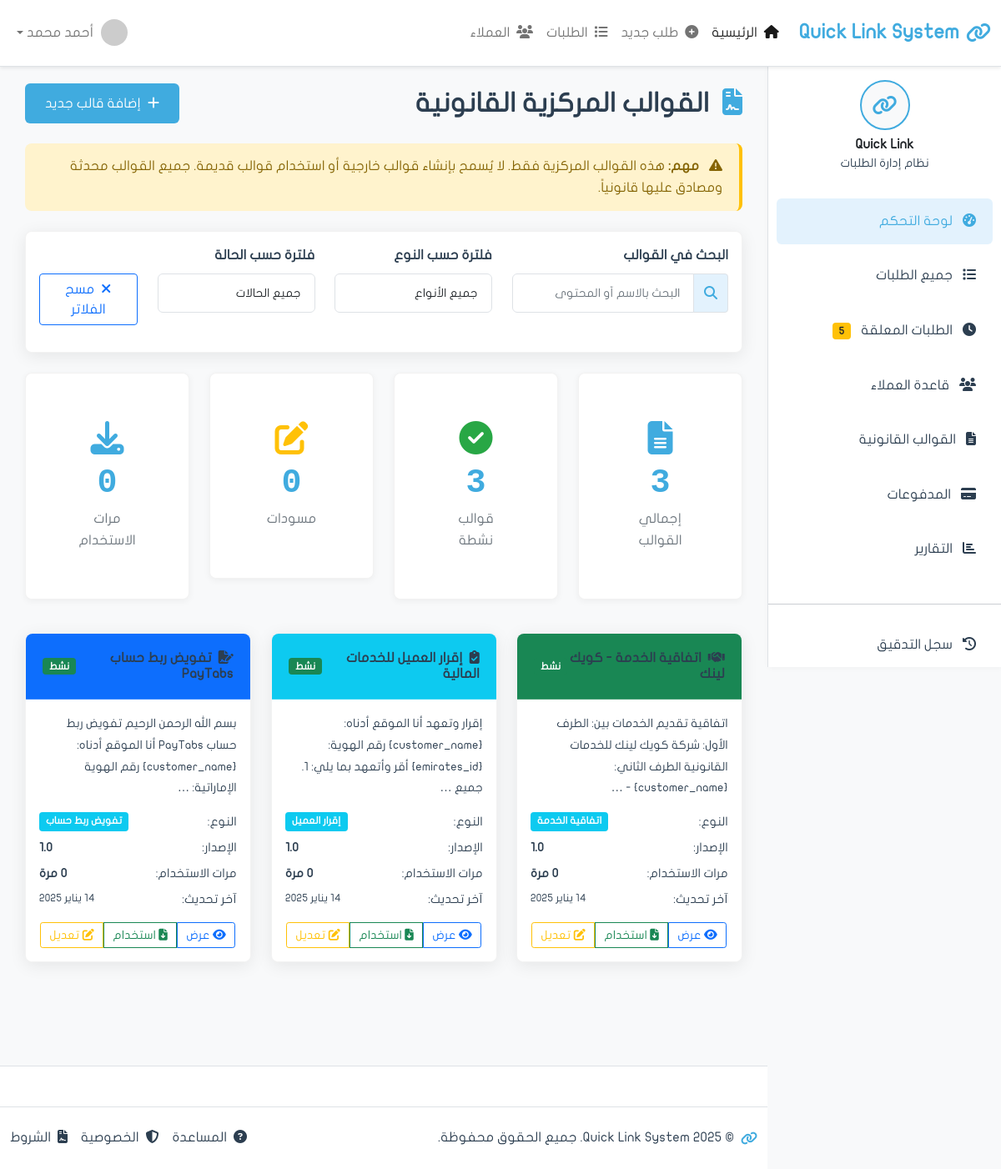
The page /templates/ on the database as committed earlier.
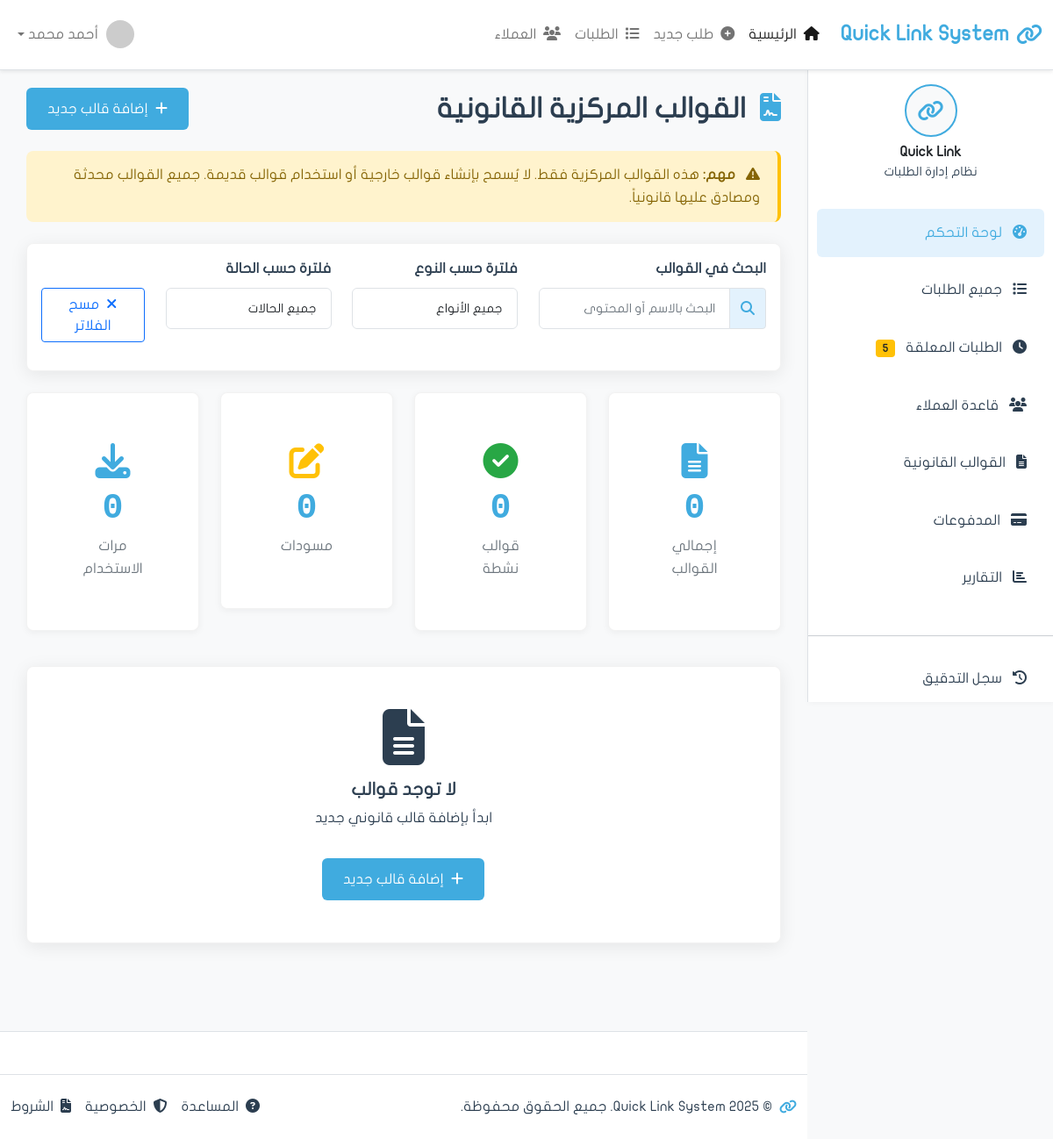
The same page on the database as committed later.
### apps/requests/models.py (models this page shows, shortened)
class Template(models.Model):
    name = models.CharField('اسم القالب', max_length=200)
    name_english = models.CharField('الاسم بالإنجليزية', max_length=200, blank=True)
    code = models.CharField('الرمز', max_length=50, unique=True, editable=False)
    content_arabic = models.TextField('المحتوى بالعربية')
    content_english = models.TextField('المحتوى بالإنجليزية', blank=True)
    version = models.CharField('الإصدار', max_length=20, default='1.0')
    template_type = models.CharField('نوع القالب', max_length=100, choices=[
        ('authorization', 'تفويض ربط حساب'),
        ('service_agreement', 'اتفاقية الخدمة'),
        ('financial_contract', 'عقد الخدمات المالية'),
        ('customer_declaration', 'إقرار العميل'),
        ('privacy_policy', 'سياسة الخصوصية'),
        ('disclaimer', 'إخلاء المسؤولية'),
    ])
    is_active = models.BooleanField('نشط', default=True)
    is_published = models.BooleanField('منشور', default=False)
    requires_admin_approval = models.BooleanField('يحتاج موافقة المشرف', default=True)
    file = models.FileField('ملف القالب', upload_to='templates/', blank=True)
    usage_count = models.IntegerField('عدد الاستخدامات', default=0)
    created_at = models.DateTimeField('تاريخ الإنشاء', auto_now_add=True)
    updated_at = models.DateTimeField('آخر تحديث', auto_now=True)
    created_by = models.ForeignKey('auth.User', on_delete=models.SET_NULL, null=True)
    class Meta:
        verbose_name = 'قالب'
        verbose_name_plural = 'القوالب'
        ordering = ['-created_at']

### apps/requests/views.py (the view, shortened to what this page needs)
# urls.py: path('templates/', views.templates_list, name='templates_list'),
def templates_list(request):
    from django.db.models import Count
    type_filter = request.GET.get('type')
    status_filter = request.GET.get('status')
    templates = Template.objects.all()
    if type_filter and type_filter != 'all':
        templates = templates.filter(template_type=type_filter)
    templates = templates.order_by('-updated_at')
    total_templates = Template.objects.count()
    active_templates = Template.objects.filter(is_active=True, is_published=True).count()
    draft_templates = Template.objects.filter(is_published=False).count()
    total_usage = sum(t.usage_count for t in Template.objects.all())
    context = {
        'page_title': 'القوالب القانونية',
        'templates': templates,
        'total_templates': total_templates,
        'active_templates': active_templates,
        'draft_templates': draft_templates,
        'total_usage': total_usage,
    }
    return render(request, 'requests/templates_list.html', context)

### apps/requests/templates/requests/templates_list.html (shortened to what this page needs)
{% extends 'base.html' %}
{% load static %}
{% block content %}
            <div class="d-flex justify-content-between align-items-center mb-4">
                <h2 class="mb-0">
                    <i class="fas fa-file-contract me-2 text-primary"></i>
                    القوالب المركزية القانونية
                </h2>
                <a href="{% url 'requests:template_create' %}" class="btn btn-primary">
                    <i class="fas fa-plus me-1"></i>
                    إضافة قالب جديد
                </a>
            </div>
            <div class="alert alert-warning mb-4">
                <i class="fas fa-exclamation-triangle me-2"></i>
                <strong>مهم:</strong> هذه القوالب المركزية فقط. لا يُسمح بإنشاء قوالب خارجية أو استخدام قوالب قديمة. جميع القوالب محدثة ومصادق عليها قانونياً.
            </div>
            <div class="card shadow-custom mb-4">
                <div class="card-body">
                    <div class="row">
                        <div class="col-md-4 mb-3">
                            <label class="form-label">البحث في القوالب</label>
                            <div class="input-group">
                                <span class="input-group-text">
                                    <i class="fas fa-search"></i>
                                </span>
                                <input type="text" class="form-control" placeholder="البحث بالاسم أو المحتوى" id="templateSearchInput">
                            </div>
                        </div>
                        <div class="col-md-3 mb-3">
                            <label class="form-label">فلترة حسب النوع</label>
                            <select class="form-control" id="typeFilter">
                                <option value="all">جميع الأنواع</option>
                            </select>
                        </div>
                        <div class="col-md-3 mb-3">
                            <label class="form-label">فلترة حسب الحالة</label>
                            <select class="form-control" id="statusFilter">
                                <option value="all">جميع الحالات</option>
                            </select>
                        </div>
                        <div class="col-md-2 mb-3">
                            <label class="form-label">&nbsp;</label>
                            <div class="d-grid">
                                <button class="btn btn-outline-primary" onclick="clearTemplateFilters()">
                                    <i class="fas fa-times me-1"></i>
                                    مسح الفلاتر
                                </button>
                            </div>
                        </div>
                    </div>
                </div>
            </div>
            <div class="row mb-4">
                <div class="col-xl-3 col-md-6 mb-3">
                    <div class="card stats-card">
                        <div class="card-body text-center">
                            <i class="fas fa-file-alt icon-large text-primary"></i>
                            <div class="stats-number">{{ total_templates|default:0 }}</div>
                            <div class="stats-label">إجمالي القوالب</div>
                        </div>
                    </div>
                </div>
                <div class="col-xl-3 col-md-6 mb-3">
                    <div class="card stats-card">
                        <div class="card-body text-center">
                            <i class="fas fa-check-circle icon-large text-success"></i>
                            <div class="stats-number">{{ active_templates|default:0 }}</div>
                            <div class="stats-label">قوالب نشطة</div>
                        </div>
                    </div>
                </div>
                <div class="col-xl-3 col-md-6 mb-3">
                    <div class="card stats-card">
                        <div class="card-body text-center">
                            <i class="fas fa-edit icon-large text-warning"></i>
                            <div class="stats-number">{{ draft_templates|default:0 }}</div>
                            <div class="stats-label">مسودات</div>
                        </div>
                    </div>
                </div>
                <div class="col-xl-3 col-md-6 mb-3">
                    <div class="card stats-card">
                        <div class="card-body text-center">
                            <i class="fas fa-download icon-large text-info"></i>
                            <div class="stats-number">{{ total_usage|default:0 }}</div>
                            <div class="stats-label">مرات الاستخدام</div>
                        </div>
                    </div>
                </div>
            </div>
            <div class="row">
                {% if templates %}
                    {% for template in templates %}
                <div class="col-lg-4 col-md-6 mb-4">
                    <div class="card template-card shadow-custom">
                        <div class="card-header
                            {% if template.template_type == 'authorization' %}bg-primary
                            {% elif template.template_type == 'service_agreement' %}bg-success
                            {% elif template.template_type == 'financial_contract' %}bg-warning text-dark
                            {% elif template.template_type == 'customer_declaration' %}bg-info
                            {% elif template.template_type == 'privacy_policy' %}bg-secondary
                            {% else %}bg-danger{% endif %} text-white">
                            <div class="d-flex justify-content-between align-items-center">
                                <h6 class="mb-0">
                                    <i class="fas
                                        {% if template.template_type == 'authorization' %}fa-file-signature
                                        {% elif template.template_type == 'service_agreement' %}fa-handshake
                                        {% elif template.template_type == 'financial_contract' %}fa-file-contract
                                        {% elif template.template_type == 'customer_declaration' %}fa-clipboard-check
                                        {% elif template.template_type == 'privacy_policy' %}fa-shield-alt
                                        {% else %}fa-ban{% endif %} me-1"></i>
                                    {{ template.name }}
                                </h6>
                                <span class="badge
                                    {% if template.is_published and template.is_active %}bg-success
                                    {% elif not template.is_published %}bg-warning text-dark
                                    {% else %}bg-secondary{% endif %}">
                                    {% if template.is_published and template.is_active %}نشط
                                    {% elif not template.is_published %}مسودة
                                    {% else %}مؤرشف{% endif %}
                                </span>
                            </div>
                        </div>
                        <div class="card-body">
                            <p class="text-muted mb-3">
                                <small>{{ template.content_arabic|truncatewords:15 }}</small>
                            </p>
                            <div class="template-meta mb-3">
                                <div class="d-flex justify-content-between mb-2">
                                    <span class="text-muted">النوع:</span>
                                    <span class="badge bg-info">{{ template.get_template_type_display }}</span>
                                </div>
                                <div class="d-flex justify-content-between mb-2">
                                    <span class="text-muted">الإصدار:</span>
                                    <strong>{{ template.version }}</strong>
                                </div>
                                <div class="d-flex justify-content-between mb-2">
                                    <span class="text-muted">مرات الاستخدام:</span>
                                    <strong>{{ template.usage_count|default:0 }} مرة</strong>
                                </div>
                                <div class="d-flex justify-content-between">
                                    <span class="text-muted">آخر تحديث:</span>
                                    <small>{{ template.updated_at|date:"d يناير Y" }}</small>
                                </div>
                            </div>
                            <div class="btn-group w-100" role="group">
                                <button class="btn btn-outline-primary btn-sm" onclick="viewTemplate({{ template.id }})">
                                    <i class="fas fa-eye"></i>
                                    عرض
                                </button>
                                {% if template.is_published and template.is_active %}
                                <button class="btn btn-outline-success btn-sm" onclick="useTemplate({{ template.id }})">
                                    <i class="fas fa-file-download"></i>
                                    استخدام
                                </button>
                                {% elif not template.is_published %}
                                <button class="btn btn-outline-success btn-sm" onclick="publishTemplate({{ template.id }})">
                                    <i class="fas fa-check"></i>
                                    نشر
                                </button>
                                {% endif %}
                                <a href="{% url 'requests:template_edit' template.id %}" class="btn btn-outline-warning btn-sm">
                                    <i class="fas fa-edit"></i>
                                    تعديل
                                </a>
                            </div>
                        </div>
                    </div>
                </div>
                    {% endfor %}
                {% else %}
                <div class="col-12">
                    <div class="card shadow-custom">
                        <div class="card-body text-center py-5">
                            <i class="fas fa-file-alt fa-4x text-muted mb-3"></i>
                            <h5 class="text-muted">لا توجد قوالب</h5>
                            <p class="text-muted">ابدأ بإضافة قالب قانوني جديد</p>
                            <a href="{% url 'requests:template_create' %}" class="btn btn-primary mt-3">
                                <i class="fas fa-plus me-1"></i>
                                إضافة قالب جديد
                            </a>
                        </div>
                    </div>
                </div>
                {% endif %}
            </div>
{% endblock content %}

Rows that differ between the two databases and show on the page:
removed Template: name "اتفاقية الخدمة - كويك لينك", is_published "نشط", content_arabic "اتفاقية تقديم الخدمات بين: الطرف الأول: شركة كويك لينك للخدمات القانونية الطرف الثاني: {customer_name} - …", template_type "اتفاقية الخدمة", version "1.0", updated_at "14 يناير 2025"
removed Template: name "إقرار العميل للخدمات المالية", is_published "نشط", content_arabic "إقرار وتعهد أنا الموقع أدناه: {customer_name} رقم الهوية: {emirates_id} أقر وأتعهد بما يلي: 1. جميع …", template_type "إقرار العميل", version "1.0", usage_count "0", updated_at "14 يناير 2025"
removed Template: name "تفويض ربط حساب PayTabs", is_published "نشط", content_arabic "بسم الله الرحمن الرحيم تفويض ربط حساب PayTabs أنا الموقع أدناه: {customer_name} رقم الهوية الإماراتية: …", template_type "تفويض ربط حساب", version "1.0", updated_at "14 يناير 2025"
Other text that changed with them:
{{ total_templates|default:0 }}: "3" → "0"
{{ active_templates|default:0 }}: "3" → "0"
text now shown: "لا توجد قوالب ابدأ بإضافة قالب قانوني جديد إضافة قالب جديد"
